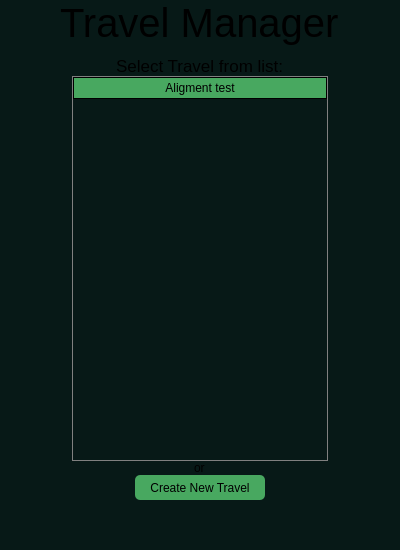
<?xml version="1.0" encoding="UTF-8"?>
<ui version="4.0">
 <class>selectTravelWindow</class>
 <widget class="QWidget" name="selectTravelWindow">
  <property name="geometry">
   <rect>
    <x>0</x>
    <y>0</y>
    <width>400</width>
    <height>550</height>
   </rect>
  </property>
  <property name="windowTitle">
   <string>Selecting Travel</string>
  </property>
  <widget class="QWidget" name="mainWidget" native="true">
   <property name="geometry">
    <rect>
     <x>0</x>
     <y>0</y>
     <width>400</width>
     <height>550</height>
    </rect>
   </property>
   <property name="styleSheet">
    <string notr="true">QWidget{
background-color:rgb(7, 25, 23);
}
QPushButton{
background-color:rgb(72, 168, 96);
color:rgb(0,0,0);
border:none;
border-radius:5px;
}
QPushButton:hover{
background-color:rgb(52, 148, 76);
}
QPushButton#githubButton {
background-color:rgba(0,0,0,0);
border:none;
margin:0px 10px 10px 0px;
}
QListWidget{
border:1px solid rgb(128,128,128);;
}
QListWidget::item{
background-color:rgb(72, 168, 96);
color:black;
border:1px solid black;
height:20px;
}
QListWidget::item:hover{
background-color:rgb(52, 138, 76);
}</string>
   </property>
   <layout class="QVBoxLayout" name="verticalLayout_3">
    <property name="spacing">
     <number>0</number>
    </property>
    <property name="leftMargin">
     <number>0</number>
    </property>
    <property name="topMargin">
     <number>0</number>
    </property>
    <property name="rightMargin">
     <number>0</number>
    </property>
    <property name="bottomMargin">
     <number>0</number>
    </property>
    <item alignment="Qt::AlignHCenter">
     <widget class="QLabel" name="titleLabel">
      <property name="font">
       <font>
        <pointsize>30</pointsize>
       </font>
      </property>
      <property name="text">
       <string>Travel Manager</string>
      </property>
     </widget>
    </item>
    <item>
     <layout class="QVBoxLayout" name="verticalLayout">
      <property name="topMargin">
       <number>10</number>
      </property>
      <item alignment="Qt::AlignHCenter">
       <widget class="QLabel" name="selectLabel">
        <property name="font">
         <font>
          <pointsize>13</pointsize>
         </font>
        </property>
        <property name="text">
         <string>Select Travel from list:</string>
        </property>
       </widget>
      </item>
      <item alignment="Qt::AlignHCenter">
       <widget class="QListWidget" name="travelList">
        <property name="styleSheet">
         <string notr="true"/>
        </property>
        <property name="movement">
         <enum>QListView::Free</enum>
        </property>
        <item>
         <property name="text">
          <string>Aligment test</string>
         </property>
         <property name="textAlignment">
          <set>AlignCenter</set>
         </property>
        </item>
       </widget>
      </item>
      <item alignment="Qt::AlignHCenter">
       <widget class="QLabel" name="orLabel">
        <property name="text">
         <string>or</string>
        </property>
       </widget>
      </item>
      <item alignment="Qt::AlignHCenter">
       <widget class="QPushButton" name="createButton">
        <property name="minimumSize">
         <size>
          <width>130</width>
          <height>25</height>
         </size>
        </property>
        <property name="styleSheet">
         <string notr="true"/>
        </property>
        <property name="text">
         <string>Create New Travel</string>
        </property>
       </widget>
      </item>
     </layout>
    </item>
    <item alignment="Qt::AlignRight">
     <widget class="QPushButton" name="githubButton">
      <property name="minimumSize">
       <size>
        <width>60</width>
        <height>50</height>
       </size>
      </property>
      <property name="text">
       <string/>
      </property>
      <property name="icon">
       <iconset resource="../assets/res.qrc">
        <normaloff>:/Images/github-mark-white.png</normaloff>:/Images/github-mark-white.png</iconset>
      </property>
      <property name="iconSize">
       <size>
        <width>46</width>
        <height>46</height>
       </size>
      </property>
     </widget>
    </item>
   </layout>
  </widget>
 </widget>
 <resources>
  <include location="../assets/res.qrc"/>
 </resources>
 <connections/>
</ui>
